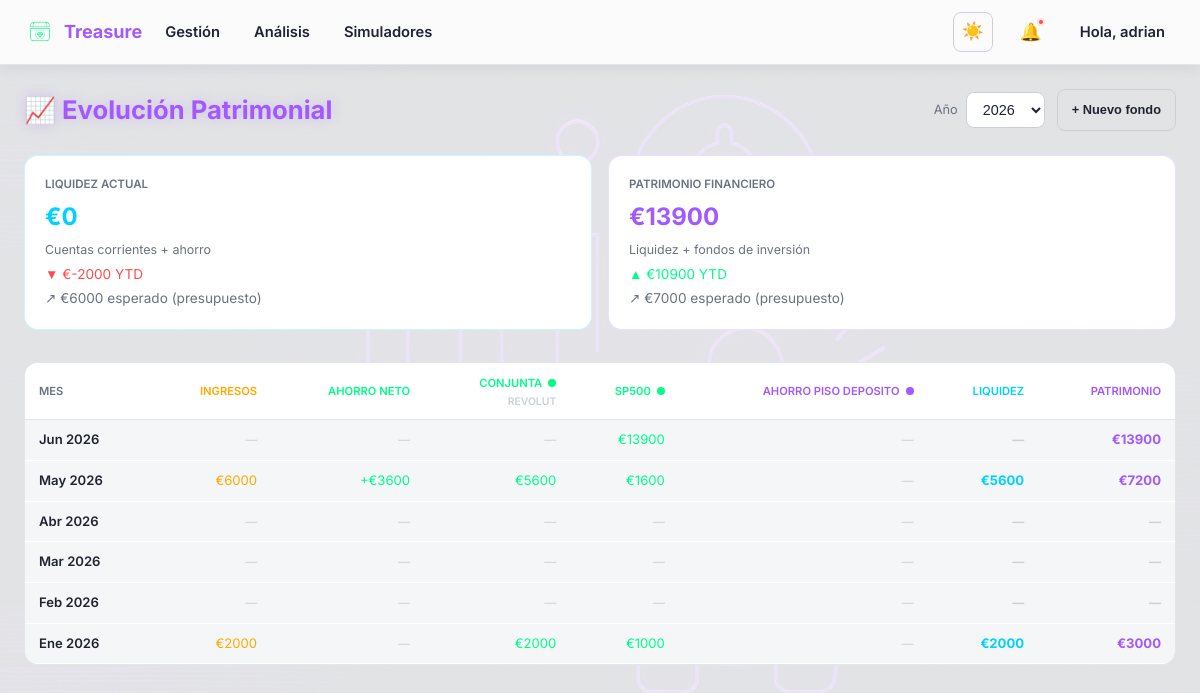
Screenshot of /finanzas/evolucion/ (signed in) with the database file from the repository.
### finanzas/models.py (models this page shows, shortened)
class FondoFamiliar(models.Model):
    hogar = models.ForeignKey('core.Hogar', on_delete=models.CASCADE, related_name='fondos')
    nombre = models.CharField(max_length=100,
        help_text="Ej: Fondo comun, Ahorro piso, Inversion, Emergencia...")
    tipo_fondo = models.CharField(max_length=20, choices=TIPO_FONDO_CHOICES, default='comun',
        help_text="Categoría del fondo para reporting (ahorro, inversión, etc.)")
    modo_aportacion = models.CharField(max_length=20, choices=MODO_APORTACION_CHOICES, default='proporcional')
    color = models.CharField(max_length=7, default='#a259ff')
    cuenta_asociada = models.CharField(max_length=150, blank=True, default='',
        help_text="Nombre o descripcion de la cuenta bancaria asociada a este fondo.")
    orden = models.IntegerField(default=0)
    activo = models.BooleanField(default=True)
    class Meta:
        ordering = ['orden', 'nombre']
        unique_together = ('hogar', 'nombre')

class SaldoRealFondo(models.Model):
    fondo = models.ForeignKey('FondoFamiliar', on_delete=models.CASCADE, related_name='saldos_reales')
    año = models.IntegerField()
    mes = models.IntegerField(help_text='1-12')
    saldo = models.DecimalField(max_digits=14, decimal_places=2)
    nota = models.CharField(max_length=255, blank=True, default='')
    registrado_en = models.DateTimeField(auto_now_add=True)
    class Meta:
        ordering = ['-año', '-mes', 'fondo']
        unique_together = ('fondo', 'año', 'mes')

class IngresoRealMes(models.Model):
    hogar = models.ForeignKey('core.Hogar', on_delete=models.CASCADE, related_name='ingresos_reales')
    año = models.IntegerField()
    mes = models.IntegerField()
    importe = models.DecimalField(max_digits=12, decimal_places=2)
    nota = models.CharField(max_length=255, blank=True, default='')
    registrado_en = models.DateTimeField(auto_now_add=True)
    class Meta:
        ordering = ['-año', '-mes']
        unique_together = ('hogar', 'año', 'mes')

### finanzas/views_evolucion.py (the view)
# urls.py: path('evolucion/', views_evolucion.vista_evolucion, name='vista_evolucion'),
@login_required
def vista_evolucion(request):
    profile, hogar = _get_hogar(request)
    if not hogar:
        messages.error(request, "Necesitas pertenecer a un hogar.")
        return redirect('dashboard')
    hoy = datetime.date.today()
    try:
        año = int(request.GET.get('año', hoy.year))
    except (ValueError, TypeError):
        año = hoy.year
    resumen = _calcular_resumen(hogar, año)
    fondos, filas = _construir_tabla(hogar, año)
    propiedades, filas_propiedades = _construir_tabla_propiedades(hogar, año)
    años_disponibles = [hoy.year - 1, hoy.year, hoy.year + 1]
    return render(request, 'finanzas/evolucion/vista.html', {
        'hogar': hogar,
        'profile': profile,
        'resumen': resumen,
        'fondos': fondos,
        'filas': filas,
        'propiedades': propiedades,
        'filas_propiedades': filas_propiedades,
        'año_actual': año,
        'años': años_disponibles,
    })

### templates/finanzas/evolucion/vista.html (shortened to what this page needs)
{% extends "base.html" %}
{% load l10n %}
{% block body_class %}dashboard-background{% endblock %}
{% block content %}
<div class="evo-wrap">
    <div class="evo-header">
        <h1>📈 Evolución Patrimonial</h1>
        <div style="display: flex; gap: 12px; align-items: center; flex-wrap: wrap;">
            <form method="get" class="año-selector">
                <label style="color: var(--muted); font-size: 0.8rem;">Año</label>
                <select name="año" onchange="this.form.submit()">
                    {% for a in años %}
                    <option value="{{ a }}" {% if a == año_actual %}selected{% endif %}>{{ a }}</option>
                    {% endfor %}
                </select>
            </form>
            <button onclick="document.getElementById('modal-nuevo-fondo').classList.add('active')"
                    class="btn btn-secondary" style="font-size: 0.8rem; padding: 8px 14px;">
                + Nuevo fondo
            </button>
        </div>
    </div>
    <div class="resumen-grid">
        <div class="resumen-card" style="border-color: #00d1ff33;">
            <div class="label">Liquidez actual</div>
            <div class="valor" style="color: #00d1ff;">€{{ resumen.liquidez_actual|floatformat:0 }}</div>
            <div class="sub">Cuentas corrientes + ahorro</div>
            <div class="crecimiento {% if resumen.crecimiento_liquidez_ytd >= 0 %}pos{% else %}neg{% endif %}">
                {% if resumen.crecimiento_liquidez_ytd >= 0 %}▲{% else %}▼{% endif %}
                €{{ resumen.crecimiento_liquidez_ytd|floatformat:0 }} YTD
            </div>
            <div class="crecimiento neu">↗ €{{ resumen.ahorro_esperado_acum|floatformat:0 }} esperado (presupuesto)</div>
        </div>
        <div class="resumen-card" style="border-color: #a259ff33;">
            <div class="label">Patrimonio Financiero</div>
            <div class="valor" style="color: #a259ff;">€{{ resumen.patrimonio_financiero_actual|floatformat:0 }}</div>
            <div class="sub">Liquidez + fondos de inversión</div>
            <div class="crecimiento {% if resumen.crecimiento_patrimonio_ytd >= 0 %}pos{% else %}neg{% endif %}">
                {% if resumen.crecimiento_patrimonio_ytd >= 0 %}▲{% else %}▼{% endif %}
                €{{ resumen.crecimiento_patrimonio_ytd|floatformat:0 }} YTD
            </div>
            <div class="crecimiento neu">↗ €{{ resumen.patrimonio_esperado_acum|floatformat:0 }} esperado (presupuesto)</div>
        </div>
    </div>
    <div class="evo-table-wrap">
        <table class="evo-table">
            <thead>
                <tr>
                    <th>Mes</th>
                    <th style="color: #ffaa00;">Ingresos</th>
                    <th style="color: #00ff88;">Ahorro neto</th>
                    {% for f in fondos %}
                    <th>
                        <div class="fondo-label" style="justify-content: flex-end;">
                            <span style="color: {{ f.color }};">{{ f.nombre }}</span>
                            <span class="fondo-dot" style="background: {{ f.color }};"></span>
                        </div>
                        {% if f.cuenta_asociada %}<div style="font-size: 0.65rem; color: var(--border-strong);">{{ f.cuenta_asociada }}</div>{% endif %}
                    </th>
                    {% endfor %}
                    <th style="color: #00d1ff;">Liquidez</th>
                    <th style="color: #a259ff;">Patrimonio</th>
                </tr>
            </thead>
            <tbody>
                {% for fila in filas %}
                <tr>
                    <td>{{ fila.mes_nombre }} {{ año_actual }}</td>
                    <td class="cell-ingresos"
                        onclick="abrirModalIngreso({{ fila.mes }}, {{ año_actual }}, '{% if fila.ingreso_real %}{{ fila.ingreso_real.importe|unlocalize }}{% endif %}')"
                        title="Click para editar">
                        {% if fila.ingreso_real %}
                            €{{ fila.ingreso_real.importe|floatformat:0 }}
                        {% else %}
                            <span class="cell-vacio">—</span>
                        {% endif %}
                    </td>
                    <td>
                        {% if fila.ahorro_neto is not None %}
                            <span class="cell-ahorro {% if fila.ahorro_neto >= 0 %}pos{% else %}neg{% endif %}">
                                {% if fila.ahorro_neto >= 0 %}+{% endif %}€{{ fila.ahorro_neto|floatformat:0 }}
                            </span>
                        {% else %}
                            <span class="cell-vacio">—</span>
                        {% endif %}
                    </td>
                    {% for celda in fila.celdas %}
                    <td onclick="abrirModalSaldo({{ celda.fondo.id }}, '{{ celda.fondo.nombre|escapejs }}', {{ fila.mes }}, {{ año_actual }}, '{% if celda.saldo_valor is not None %}{{ celda.saldo_valor|unlocalize }}{% endif %}')"
                        title="Click para editar">
                        {% if celda.saldo_valor is not None %}
                            <span class="cell-valor" style="color: {{ celda.fondo.color }};">
                                €{{ celda.saldo_valor|floatformat:0 }}
                            </span>
                        {% else %}
                            <span class="cell-vacio">—</span>
                        {% endif %}
                    </td>
                    {% endfor %}
                    <td class="cell-total">
                        {% if fila.liquidez %}€{{ fila.liquidez|floatformat:0 }}{% else %}<span class="cell-vacio">—</span>{% endif %}
                    </td>
                    <td style="color: #a259ff; font-weight: 700;">
                        {% if fila.patrimonio %}€{{ fila.patrimonio|floatformat:0 }}{% else %}<span class="cell-vacio">—</span>{% endif %}
                    </td>
                </tr>
                {% empty %}
                <tr><td colspan="100" style="text-align: center; color: var(--muted); padding: 40px;">Sin datos para {{ año_actual }}. Haz click en cualquier celda para introducir saldos.</td></tr>
                {% endfor %}
            </tbody>
        </table>
    </div>
</div>
{% endblock %}

### templates/base.html (shortened to what this page needs)
{% load static %}
<!DOCTYPE html>
<html lang="es">
<head>
    <link rel="stylesheet" href="{% static 'css/main.css' %}">
</head>
<body class="{% block body_class %}{% endblock %}">
    {% if request.user.is_authenticated and not hide_navbar %}
    <nav class="navbar">
        <div class="navbar-left">
            <a href="{% url 'dashboard' %}" style="display: flex; align-items: center; gap: 8px; text-decoration: none;">
                <img src="{% static 'img/logo_treasure_3.png' %}" class="nav-logo" alt="Treasure Logo">
                <span class="nav-title">Treasure</span>
            </a>
            <div class="nav-user-dropdown">
                <span class="nav-user-toggle">Gestión</span>
            </div>
            <div class="nav-user-dropdown">
                <span class="nav-user-toggle">Análisis</span>
            </div>
            <div class="nav-user-dropdown">
                <span class="nav-user-toggle">Simuladores</span>
            </div>
        </div>
        <div class="navbar-right">
            <button type="button" class="theme-toggle" aria-label="Cambiar tema" title="Cambiar tema claro/oscuro">
                <span class="icon-light" aria-hidden="true">☀️</span>
            </button>
            <div class="nav-bell-wrap">
                <button type="button" class="nav-bell" id="nav-bell-btn" aria-label="Notificaciones" title="Notificaciones">
                    🔔
                    <span class="nav-bell-dot" id="nav-bell-dot"></span>
                </button>
            </div>
            <div class="nav-user-dropdown">
                <span class="nav-user-toggle">
                    Hola, <span class="nav-username">{{ request.user.first_name|default:request.user.username }}</span>
                </span>
            </div>
        </div>
    </nav>
    {% endif %}
    {% block content %}
    {% endblock %}
</body>
</html>

### rows the page displays
FondoFamiliar: nombre "CONJUNTA", cuenta_asociada "REVOLUT", saldo_valor "5600", saldo_valor "2000"
FondoFamiliar: nombre "SP500", saldo_valor "13900", saldo_valor "1600", saldo_valor "1000"
FondoFamiliar: nombre "AHORRO PISO DEPOSITO"
IngresoRealMes: mes_nombre "May", año "2026", ingreso_real.importe "6000", ahorro_neto "3600", liquidez "5600", patrimonio "7200"
IngresoRealMes: mes_nombre "Ene", año "2026", ingreso_real.importe "2000", liquidez "2000", patrimonio "3000"

### other values shown
{{ request.user.first_name|default:request.user.username }} "adrian"
{{ resumen.liquidez_actual|floatformat:0 }} "0"
{{ resumen.crecimiento_liquidez_ytd|floatformat:0 }} "-2000"
{{ resumen.ahorro_esperado_acum|floatformat:0 }} "6000"
{{ resumen.patrimonio_financiero_actual|floatformat:0 }} "13900"
{{ resumen.crecimiento_patrimonio_ytd|floatformat:0 }} "10900"
{{ resumen.patrimonio_esperado_acum|floatformat:0 }} "7000"
{{ fila.mes_nombre }} "Jun" "Abr" "Mar" "Feb"
{{ año_actual }} "2026" "2026" "2026" "2026"
{{ fila.patrimonio|floatformat:0 }} "13900"
form field año "2026"
